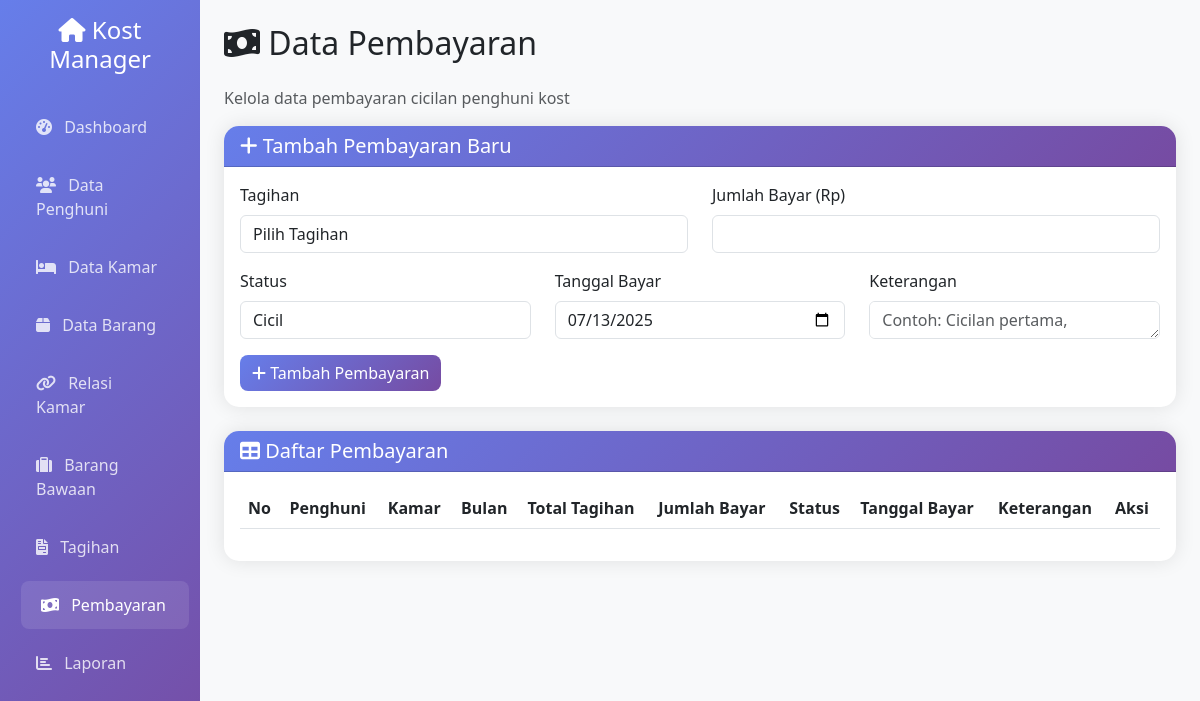
The page /pembayaran.php on the database as committed earlier.
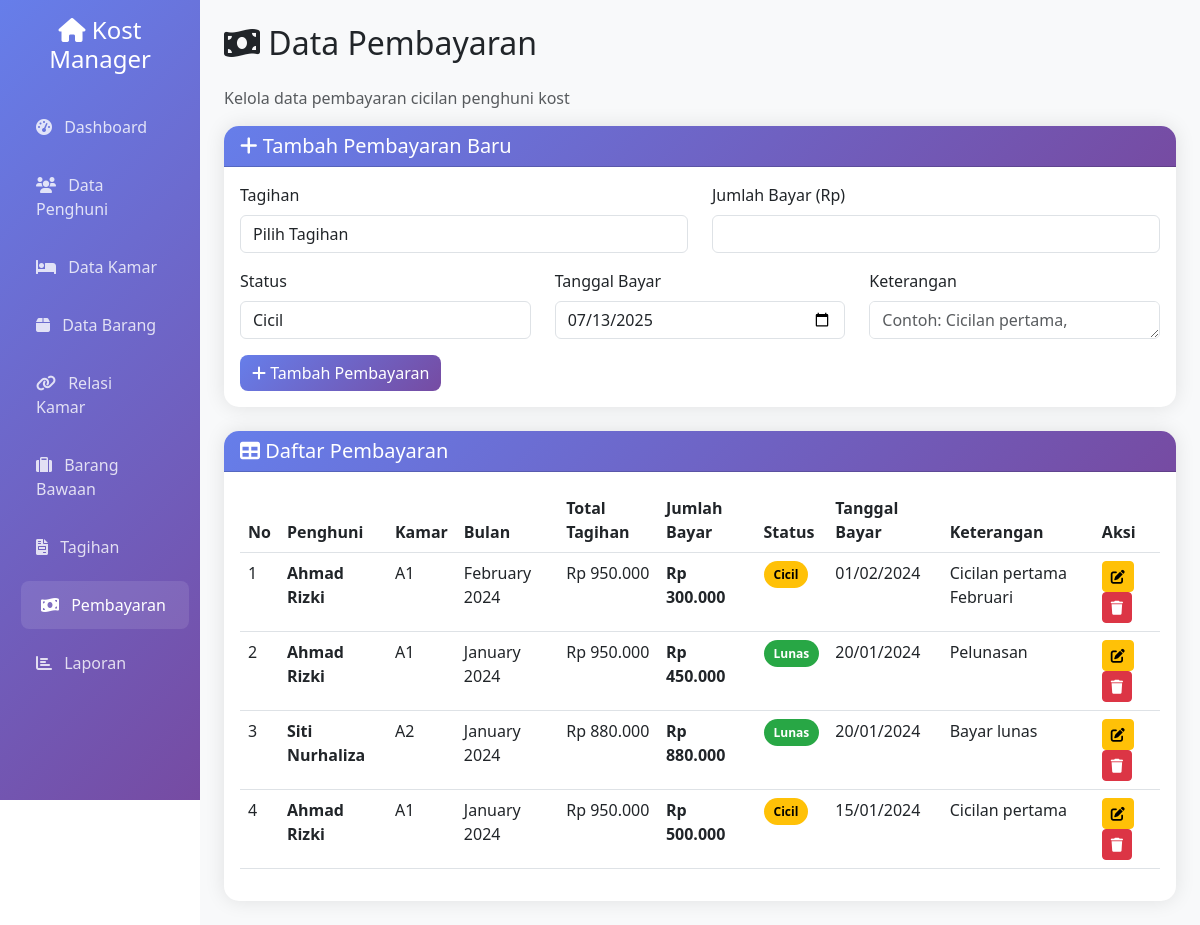
The same page on the database as committed later.
### tables this page shows
CREATE TABLE IF NOT EXISTS tb_bayar (
    id INT AUTO_INCREMENT PRIMARY KEY,
    id_tagihan INT NOT NULL,
    jml_bayar DECIMAL(10,2) NOT NULL,
    status ENUM('Cicil', 'Lunas') DEFAULT 'Cicil',
    tgl_bayar DATE NOT NULL,
    keterangan TEXT NULL,
    created_at TIMESTAMP DEFAULT CURRENT_TIMESTAMP,
    updated_at TIMESTAMP DEFAULT CURRENT_TIMESTAMP ON UPDATE CURRENT_TIMESTAMP,
    FOREIGN KEY (id_tagihan) REFERENCES tb_tagihan(id) ON DELETE CASCADE
);

CREATE TABLE IF NOT EXISTS tb_penghuni (
    id INT AUTO_INCREMENT PRIMARY KEY,
    nama VARCHAR(100) NOT NULL,
    no_ktp VARCHAR(16) NOT NULL UNIQUE,
    no_hp VARCHAR(15) NOT NULL,
    tgl_masuk DATE NOT NULL,
    tgl_keluar DATE NULL,
    kamar_id INT,
    created_at TIMESTAMP DEFAULT CURRENT_TIMESTAMP,
    updated_at TIMESTAMP DEFAULT CURRENT_TIMESTAMP ON UPDATE CURRENT_TIMESTAMP,
    FOREIGN KEY (kamar_id) REFERENCES tb_kamar(id) ON DELETE SET NULL
);

CREATE TABLE IF NOT EXISTS tb_kamar (
    id INT AUTO_INCREMENT PRIMARY KEY,
    nomor VARCHAR(10) NOT NULL UNIQUE,
    harga DECIMAL(10,2) NOT NULL,
    created_at TIMESTAMP DEFAULT CURRENT_TIMESTAMP,
    updated_at TIMESTAMP DEFAULT CURRENT_TIMESTAMP ON UPDATE CURRENT_TIMESTAMP
);

CREATE TABLE IF NOT EXISTS tb_tagihan (
    id INT AUTO_INCREMENT PRIMARY KEY,
    bulan VARCHAR(7) NOT NULL,  
    id_kmr_penghuni INT NOT NULL,
    jml_tagihan DECIMAL(10,2) NOT NULL,
    status_bayar ENUM('Belum Bayar', 'Sudah Bayar') DEFAULT 'Belum Bayar',
    tgl_bayar DATE NULL,
    created_at TIMESTAMP DEFAULT CURRENT_TIMESTAMP,
    updated_at TIMESTAMP DEFAULT CURRENT_TIMESTAMP ON UPDATE CURRENT_TIMESTAMP,
    FOREIGN KEY (id_kmr_penghuni) REFERENCES tb_kmr_penghuni(id) ON DELETE CASCADE
);

### pembayaran.php (the view, shortened to what this page needs)
<?php
include 'database/config.php';
$edit_data = null;
?>
<!DOCTYPE html>
<html lang="id">
<head>
    <link href="https://cdn.jsdelivr.net/npm/bootstrap@5.3.0/dist/css/bootstrap.min.css" rel="stylesheet">
    <link href="https://cdnjs.cloudflare.com/ajax/libs/font-awesome/6.0.0/css/all.min.css" rel="stylesheet">
</head>
<body>
    <div class="container-fluid">
        <div class="row">
            <div class="col-md-3 col-lg-2 px-0">
                <div class="sidebar p-3">
                    <div class="text-center mb-4">
                        <h4 class="text-white"><i class="fas fa-home"></i> Kost Manager</h4>
                    </div>
                    <nav class="nav flex-column">
                        <a class="nav-link" href="index.php">
                            <i class="fas fa-tachometer-alt me-2"></i> Dashboard
                        </a>
                        <a class="nav-link" href="penghuni.php">
                            <i class="fas fa-users me-2"></i> Data Penghuni
                        </a>
                        <a class="nav-link" href="kamar.php">
                            <i class="fas fa-bed me-2"></i> Data Kamar
                        </a>
                        <a class="nav-link" href="barang.php">
                            <i class="fas fa-box me-2"></i> Data Barang
                        </a>
                        <a class="nav-link" href="relasi_kamar.php">
                            <i class="fas fa-link me-2"></i> Relasi Kamar
                        </a>
                        <a class="nav-link" href="barang_bawaan.php">
                            <i class="fas fa-suitcase me-2"></i> Barang Bawaan
                        </a>
                        <a class="nav-link" href="tagihan.php">
                            <i class="fas fa-file-invoice me-2"></i> Tagihan
                        </a>
                        <a class="nav-link active" href="pembayaran.php">
                            <i class="fas fa-money-bill-wave me-2"></i> Pembayaran
                        </a>
                        <a class="nav-link" href="laporan.php">
                            <i class="fas fa-chart-bar me-2"></i> Laporan
                        </a>
                    </nav>
                </div>
            </div>
            <div class="col-md-9 col-lg-10 main-content p-4">
                <div class="row">
                    <div class="col-12">
                        <h2 class="mb-4"><i class="fas fa-money-bill-wave"></i> Data Pembayaran</h2>
                        <p class="text-muted">Kelola data pembayaran cicilan penghuni kost</p>
                    </div>
                </div>
                <div class="card mb-4">
                    <div class="card-header">
                        <h5 class="mb-0">
                            <i class="fas fa-plus"></i>
                            <?php echo $edit_data ? 'Edit Data Pembayaran' : 'Tambah Pembayaran Baru'; ?>
                        </h5>
                    </div>
                    <div class="card-body">
                        <form method="POST">
                            <div class="row">
                                <div class="col-md-6">
                                    <div class="mb-3">
                                        <label for="id_tagihan" class="form-label">Tagihan</label>
                                        <select class="form-control" id="id_tagihan" name="id_tagihan" required <?php echo $edit_data ? 'disabled' : ''; ?>>
                                            <option value="">Pilih Tagihan</option>
                                        </select>
                                    </div>
                                </div>
                                <div class="col-md-6">
                                    <div class="mb-3">
                                        <label for="jml_bayar" class="form-label">Jumlah Bayar (Rp)</label>
                                        <input type="number" class="form-control" id="jml_bayar" name="jml_bayar"
                                               value="<?php echo $edit_data ? $edit_data['jml_bayar'] : ''; ?>"
                                               min="0" step="1000" required>
                                    </div>
                                </div>
                            </div>
                            <div class="row">
                                <div class="col-md-4">
                                    <div class="mb-3">
                                        <label for="status" class="form-label">Status</label>
                                        <select class="form-control" id="status" name="status" required>
                                            <option value="Cicil" <?php echo ($edit_data && $edit_data['status'] == 'Cicil') ? 'selected' : ''; ?>>Cicil</option>
                                        </select>
                                    </div>
                                </div>
                                <div class="col-md-4">
                                    <div class="mb-3">
                                        <label for="tgl_bayar" class="form-label">Tanggal Bayar</label>
                                        <input type="date" class="form-control" id="tgl_bayar" name="tgl_bayar"
                                               value="<?php echo $edit_data ? $edit_data['tgl_bayar'] : date('Y-m-d'); ?>" required>
                                    </div>
                                </div>
                                <div class="col-md-4">
                                    <div class="mb-3">
                                        <label for="keterangan" class="form-label">Keterangan</label>
                                        <textarea class="form-control" id="keterangan" name="keterangan" rows="1" placeholder="Contoh: Cicilan pertama, Pelunasan"><?php echo $edit_data ? $edit_data['keterangan'] : ''; ?></textarea>
                                    </div>
                                </div>
                            </div>
                            <div class="d-flex gap-2">
                                <?php if ($edit_data): ?>
                                    <button type="submit" name="update" class="btn btn-primary">
                                        <i class="fas fa-save"></i> Update Data
                                    </button>
                                    <a href="pembayaran.php" class="btn btn-secondary">
                                        <i class="fas fa-times"></i> Batal
                                    </a>
                                <?php else: ?>
                                    <button type="submit" name="tambah" class="btn btn-primary">
                                        <i class="fas fa-plus"></i> Tambah Pembayaran
                                    </button>
                                <?php endif; ?>
                            </div>
                        </form>
                    </div>
                </div>
                <div class="card">
                    <div class="card-header">
                        <h5 class="mb-0"><i class="fas fa-table"></i> Daftar Pembayaran</h5>
                    </div>
                    <div class="card-body">
                        <div class="table-responsive">
                            <table class="table table-hover">
                                <thead>
                                    <tr>
                                        <th>No</th>
                                        <th>Penghuni</th>
                                        <th>Kamar</th>
                                        <th>Bulan</th>
                                        <th>Total Tagihan</th>
                                        <th>Jumlah Bayar</th>
                                        <th>Status</th>
                                        <th>Tanggal Bayar</th>
                                        <th>Keterangan</th>
                                        <th>Aksi</th>
                                    </tr>
                                </thead>
                                <tbody>
                                    <?php
                                    $query = "SELECT b.*, t.jml_tagihan, t.bulan, p.nama as nama_penghuni, k.nomor as nomor_kamar
                                             FROM tb_bayar b
                                             INNER JOIN tb_tagihan t ON b.id_tagihan = t.id
                                             INNER JOIN tb_kmr_penghuni kp ON t.id_kmr_penghuni = kp.id
                                             INNER JOIN tb_penghuni p ON kp.id_penghuni = p.id
                                             INNER JOIN tb_kamar k ON kp.id_kamar = k.id
                                             ORDER BY b.tgl_bayar DESC";
                                    $result = mysqli_query($conn, $query);
                                    $no = 1;
                                    while ($row = mysqli_fetch_assoc($result)) {
                                        $status_class = $row['status'] == 'Lunas' ? 'status-lunas' : 'status-cicil';
                                        echo "<tr>";
                                        echo "<td>" . $no++ . "</td>";
                                        echo "<td><strong>" . htmlspecialchars($row['nama_penghuni']) . "</strong></td>";
                                        echo "<td>" . htmlspecialchars($row['nomor_kamar']) . "</td>";
                                        echo "<td>" . date('F Y', strtotime($row['bulan'] . '-01')) . "</td>";
                                        echo "<td>Rp " . number_format($row['jml_tagihan'], 0, ',', '.') . "</td>";
                                        echo "<td><strong>Rp " . number_format($row['jml_bayar'], 0, ',', '.') . "</strong></td>";
                                        echo "<td><span class='status-badge $status_class'>" . $row['status'] . "</span></td>";
                                        echo "<td>" . date('d/m/Y', strtotime($row['tgl_bayar'])) . "</td>";
                                        echo "<td>" . ($row['keterangan'] ? htmlspecialchars($row['keterangan']) : '-') . "</td>";
                                        echo "<td>";
                                        echo "<a href='?edit=" . $row['id'] . "' class='btn btn-sm btn-warning me-1'><i class='fas fa-edit'></i></a>";
                                        echo "<a href='?hapus=" . $row['id'] . "' class='btn btn-sm btn-danger' onclick='return confirm(\"Yakin ingin menghapus data ini?\")'><i class='fas fa-trash'></i></a>";
                                        echo "</td>";
                                        echo "</tr>";
                                    }
                                    ?>
                                </tbody>
                            </table>
                        </div>
                    </div>
                </div>
            </div>
        </div>
    </div>
</body>
</html>

### pembayaran.php (style rules this page uses)
.sidebar { min-height: 100vh; background: linear-gradient(135deg, #667eea 0%, #764ba2 100%); }
.sidebar .nav-link { color: rgba(255,255,255,0.8); padding: 12px 20px; margin: 5px 0; border-radius: 8px; transition: all 0.3s; }
.sidebar .nav-link:hover, .sidebar .nav-link.active { color: white; background: rgba(255,255,255,0.1); transform: translateX(5px); }
.main-content { background-color: #f8f9fa; min-height: 100vh; }
.card { border: none; border-radius: 15px; box-shadow: 0 0 20px rgba(0,0,0,0.1); }
.card-header { background: linear-gradient(135deg, #667eea 0%, #764ba2 100%); color: white; border-radius: 15px 15px 0 0 !important; }
.btn-primary { background: linear-gradient(135deg, #667eea 0%, #764ba2 100%); border: none; border-radius: 8px; }
.status-badge { padding: 5px 10px; border-radius: 15px; font-size: 12px; font-weight: bold; }
.status-cicil { background-color: #ffc107; color: #000; }
.status-lunas { background-color: #28a745; color: #fff; }

Rows that differ between the two databases and show on the page:
added tb_bayar: tb_penghuni.nama "Ahmad Rizki", tb_kamar.nomor "A1", id_tagihan.bulan "February 2024", id_tagihan.jml_tagihan "950.000", jml_bayar "300.000", status "Cicil", tgl_bayar "01/02/2024", keterangan "Cicilan pertama Februari"
added tb_bayar: tb_penghuni.nama "Ahmad Rizki", tb_kamar.nomor "A1", id_tagihan.bulan "January 2024", id_tagihan.jml_tagihan "950.000", jml_bayar "450.000", status "Lunas", tgl_bayar "20/01/2024", keterangan "Pelunasan"
added tb_bayar: tb_penghuni.nama "Siti Nurhaliza", tb_kamar.nomor "A2", id_tagihan.bulan "January 2024", id_tagihan.jml_tagihan "880.000", jml_bayar "880.000", status "Lunas", tgl_bayar "20/01/2024", keterangan "Bayar lunas"
added tb_bayar: tb_penghuni.nama "Ahmad Rizki", tb_kamar.nomor "A1", id_tagihan.bulan "January 2024", id_tagihan.jml_tagihan "950.000", jml_bayar "500.000", status "Cicil", tgl_bayar "15/01/2024", keterangan "Cicilan pertama"
